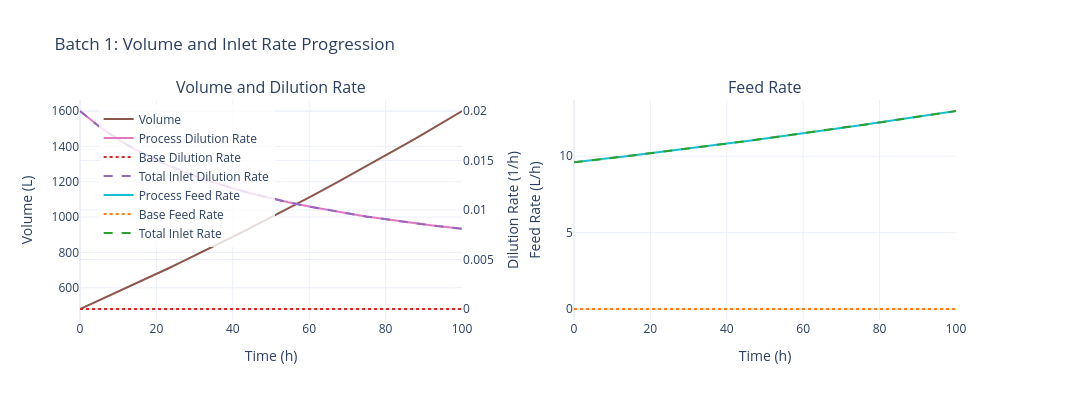

The notebook cell saved with this chart:
### Markdown cell above
## 5. Plot Volume and Feed Rate

Visualize how reactor volume and feed/dilution rate change over time.

### Code cell
# Plot volume and feed rate for batch 1
fig_volume = plot_batch_volume_feed(sim, batch_number=1)
fig_volume.show()

# Alternative: using the data object method
# fig_volume = sim.data.batches[0].plot_volume_feed()
# fig_volume.show()
